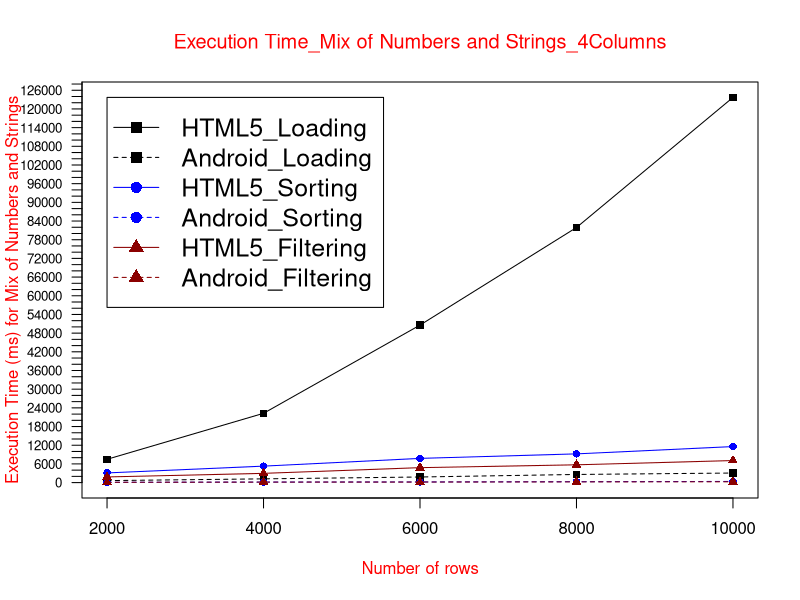

Recreate this plot in R.
data <- read.table("ETmix4col.txt", header = TRUE)

max_y <- max(data)
plot_colors <- c("black", "blue", "red4")
png(filename="ETmix4Col.png", height = 1000, width = 1450, bg = "white")
plot(data$HTML5_Loading, type = "o", col = plot_colors[1], pch=15,  ylim=c(0,max_y), axes=FALSE, ann=FALSE)
axis(1, at=1:5, lab=c("2000", "4000", "6000", "8000", "10000"))
axis(2, las=1, at=2000*0:max_y, cex.axis = 0.8)

box()
lines(data$Android_Loading, type="o", pch=15, lty=2, col=plot_colors[1])
lines(data$HTML5_Sorting, type="o", pch=16, lty=1,  col=plot_colors[2])
lines(data$Android_Sorting, type="o", pch=16, lty=2,  col=plot_colors[2])   
lines(data$HTML5_Filtering, type="o", pch=17, lty=1, col=plot_colors[3])
lines(data$Android_Filtering, type="o", pch=17, lty=2,   col=plot_colors[3])

title(main="Execution Time_Mix of Numbers and Strings_4Columns", col.main="red", font.main=6)
title(xlab= "Number of rows", col.lab="red")
title(ylab= "Execution Time (ms) for Mix of Numbers and Strings", col.lab="red")
legend(1, max_y, names(data), cex=1.5, col=c("black", "black","blue", "blue","red4","red4"), pch=c(15,15,16,16,17,17), lty=c(1,2,1,2,1,2));

dev.off()
